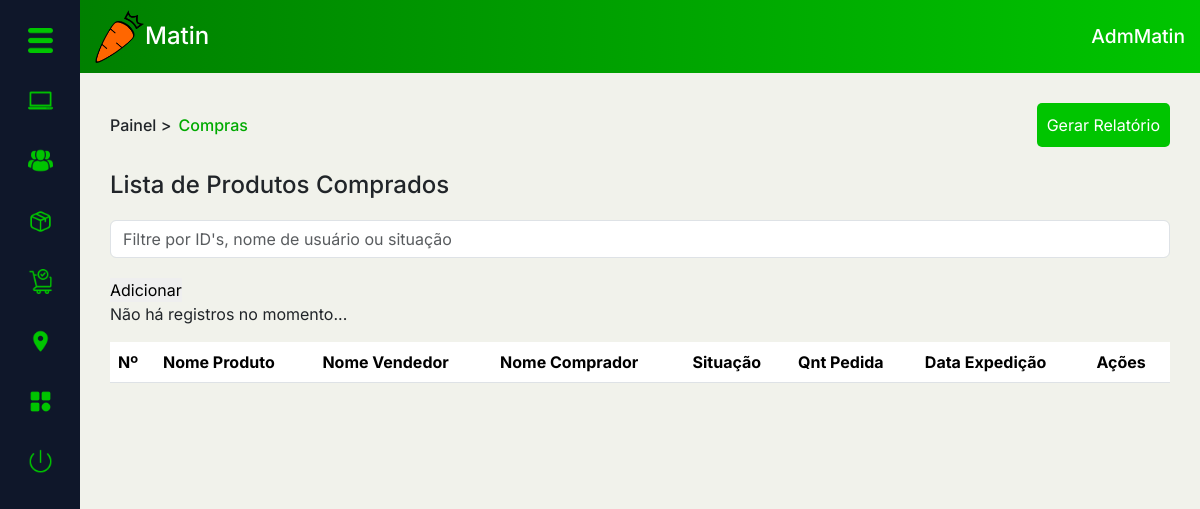
Page /PAGES/dashboard.php?page=compra_list (signed in) on the earlier database version.
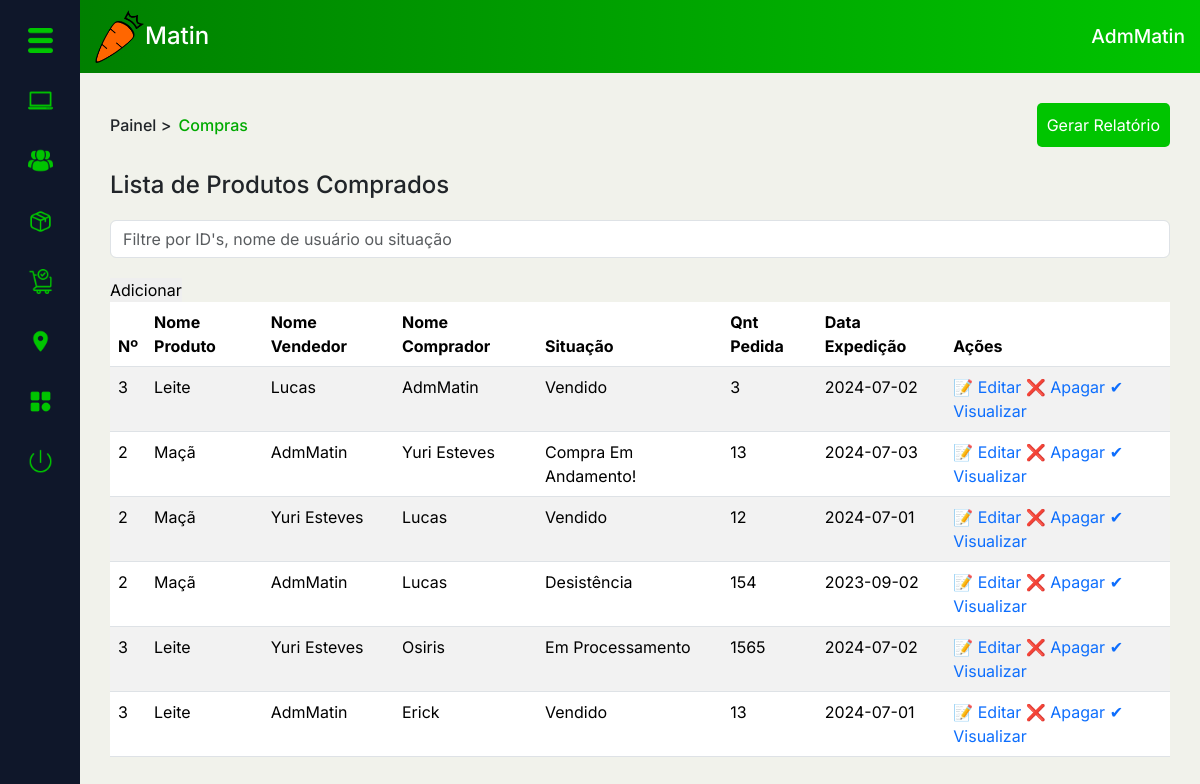
Same page on the later database version.
### tables this page shows
CREATE TABLE `npedido` (
  `idNPedido` int(11) NOT NULL,
  `situacao` enum('CF','CA','CNR','A') NOT NULL,
  `data_criacao` date NOT NULL,
  `qnt_pedida` int(11) NOT NULL,
  `tipoqnt_ped` enum('kg','unid') NOT NULL,
  `idProduto` int(11) NOT NULL,
  `idUsuComprador` int(11) NOT NULL,
  `idUsuVendedor` int(11) NOT NULL
);

CREATE TABLE `produto` (
  `idProduto` int(11) NOT NULL,
  `nome_prod` varchar(100) NOT NULL,
  `qnt_prod_estoque` int(11) NOT NULL,
  `data_criacao_prod` date NOT NULL,
  `preco_prod` decimal(5,2) NOT NULL,
  `fotos_prod` varchar(100) NOT NULL DEFAULT 'sem_foto.png',
  `qnt_vendas` int(11) NOT NULL,
  `promocao` int(11) DEFAULT NULL,
  `parcela` int(11) DEFAULT NULL,
  `idCarrinho` int(11) NOT NULL,
  `idFavoritos` int(11) NOT NULL,
  `idCategoria` int(11) NOT NULL
);

CREATE TABLE `usuario` (
  `idUsu` int(11) NOT NULL,
  `nome_usu` varchar(50) NOT NULL,
  `ativo` enum('0','1') NOT NULL DEFAULT '1',
  `data_criacao` date NOT NULL,
  `email_usu` varchar(100) NOT NULL,
  `senha_usu` varchar(45) NOT NULL,
  `tel_usu` varchar(45) NOT NULL,
  `fotos_usu` varchar(45) DEFAULT NULL,
  `premium` enum('0','1') NOT NULL,
  `NR` varchar(45) NOT NULL,
  `comp` varchar(45) NOT NULL,
  `TCIR` enum('CPF','CNPJ') NOT NULL,
  `NRCIR` varchar(45) NOT NULL,
  `nvl_usu` enum('A','F','C') NOT NULL DEFAULT 'C',
  `Local_CEP` int(11) NOT NULL,
  `tipoLocal` enum('casa','trabalho') NOT NULL,
  `infoAddLocal` varchar(100) NOT NULL
);

### PAGES/DASHBOARD/compra_list.php (the view, shortened to what this page needs)
<div class="conteudo" id="conteudo2">
    <div class="top-cont">
        <div class="local">
            <h6><a href="../DASHBOARD/adminDash.php">Painel</a> > <mark>Compras</mark></h6>
            <button><a href="?page=relatorio">Gerar Relatório</a></button>
        </div>
    </div>
    <div class="main-cont">
        <div class="main-tit">
            <h4>Lista de Produtos Comprados</h4>
        </div>
        <div class="pesq">
            <div class="input-group flex-nowrap search-bar">
                <input type="search" class="form-control" placeholder="Filtre por ID's, nome de usuário ou situação" aria-label="Search" aria-describedby="addon-wrapping">
            </div>
            <a href="?page=add_usu&NdPAdd=1"><button class="btnAdd" type="button">Adicionar</button></a>
        </div>
        <table class="table table-striped">
            <thead>
                <tr>
                    <th scope="col">Nº</th>
                    <th scope="col">Nome Produto</th>
                    <th scope="col">Nome Vendedor</th>
                    <th scope="col">Nome Comprador</th>
                    <th scope="col">Situação</th>
                    <th scope="col">Qnt Pedida</th>
                    <th scope="col">Data Expedição</th>
                    <th scope="col">Ações</th>
                </tr>
            </thead>
            <tbody>
                <?php
                $selectQ = "SELECT np.*, p.*, uComprador.nome_usu AS nomeComprador, uComprador.email_usu AS emailComprador, uVendedor.nome_usu AS nomeVendedor, uVendedor.email_usu AS emailVendedor FROM
                npedido np INNER JOIN produto p ON np.idProduto = p.idProduto INNER JOIN usuario uComprador ON np.idUsuComprador = uComprador.idUsu INNER JOIN usuario uVendedor ON np.idUsuVendedor = uVendedor.idUsu";
                $selectP = $cx->prepare($selectQ);
                $selectP->setFetchMode(PDO::FETCH_ASSOC);
                $selectP->execute();
                $total = $selectP->rowCount();
                if ($total == 0) {
                    echo "<p class='txtVermelho'>Não há registros no momento...</p>";
                } else {
                    while ($dados = $selectP->fetch()) {
                        echo "<tr>";
                        echo "<td scope='row'>{$dados['idProduto']}</td>";
                        echo "<td>{$dados['nome_prod']}</td>";
                        echo "<td>{$dados['nomeVendedor']}</td>";
                        echo "<td>{$dados['nomeComprador']}</td>";
                        if ($dados['situacao'] == 'CNR') {
                            echo "<td class='txtVermelho'>Desistência</td>";
                        } elseif ($dados['situacao'] == 'CF') {
                            echo "<td class='txtVerde'>Vendido</td>";
                        } elseif ($dados['situacao'] == 'A') {
                            echo "<td class='txtAzul'>Em Processamento</td>";
                        }elseif($dados['situacao'] == 'CA'){
                            echo "<td class='txtAzul'>Compra Em Andamento!</td>";
                        }
                        echo "<td>{$dados['qnt_pedida']}</td>";
                        echo "<td>{$dados['data_criacao']}</td>";
                        echo "<td><a href='#'>&#x1F4DD; Editar</a> <a href='excluir.php?ref={$dados['idProduto']}&tbl=localidade''>&#x274C; Apagar </a><a href='#'>&#x2714; Visualizar</a></td>";
                        echo "</tr>";
                    }
                }
                ?>
            </tbody>
        </table>
    </div>
</div>

Differences in the rows shown:
added npedido: idProduto.idProduto "3", idProduto.nome_prod "Leite", usuario.nome_usu "Lucas", usuario.nome_usu "AdmMatin", situacao "Vendido", qnt_pedida "3", data_criacao "2024-07-02"
added npedido: idProduto.idProduto "2", idProduto.nome_prod "Maçã", usuario.nome_usu "AdmMatin", usuario.nome_usu "Yuri Esteves", situacao "Compra Em Andamento!", qnt_pedida "13", data_criacao "2024-07-03"
added npedido: idProduto.idProduto "2", idProduto.nome_prod "Maçã", usuario.nome_usu "Yuri Esteves", usuario.nome_usu "Lucas", situacao "Vendido", qnt_pedida "12", data_criacao "2024-07-01"
added npedido: idProduto.idProduto "2", idProduto.nome_prod "Maçã", usuario.nome_usu "AdmMatin", usuario.nome_usu "Lucas", situacao "Desistência", qnt_pedida "154", data_criacao "2023-09-02"
added npedido: idProduto.idProduto "3", idProduto.nome_prod "Leite", usuario.nome_usu "Yuri Esteves", usuario.nome_usu "Osiris", situacao "Em Processamento", qnt_pedida "1565", data_criacao "2024-07-02"
added npedido: idProduto.idProduto "3", idProduto.nome_prod "Leite", usuario.nome_usu "AdmMatin", usuario.nome_usu "Erick", situacao "Vendido", qnt_pedida "13", data_criacao "2024-07-01"
Other differences:
text no longer shown: "Não há registros no momento..."
